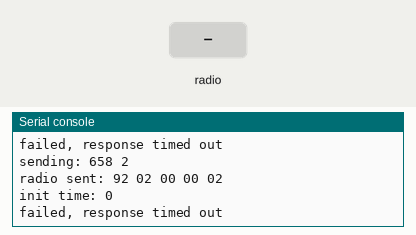
This program was run on a simulated Raspberry Pi Pico running MicroPython. Shown: the last lines printed to the serial console. Inputs (shaded band) come from the test bench. No radio messages arrive unless stated (any console line starting 'radio sent:' is added by the test bench). At 11.6 s the program stops and its outputs stay as they are.

Above: at 1.2 s.
1.3 s: radio message "1" arrives
At 1.82 s:
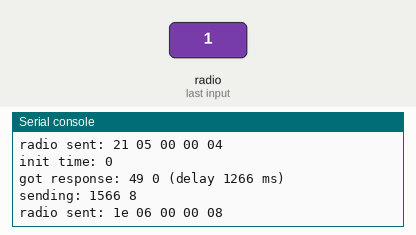
3.0 s: radio message "1" arrives
At 3.51 s:
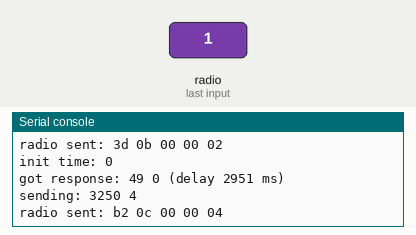
5.4 s: radio message "1" arrives
At 12.3 s:
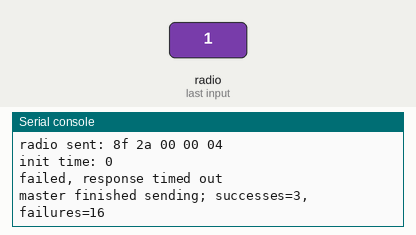
Timing chart, 0 to 13.1 s (numbered marks = the images above; inputs shaded):
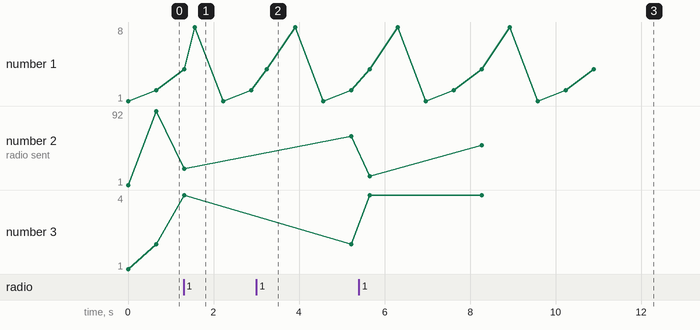

The program:

nrf24l01_master.py
```python
# Nrf24l01 主机
# 找到角落的 GND ，引脚如下
# GND | VCC3.3
# ————|
# CE    CSN
# SCK   MOSI
# MISO  IRQ

import usys
import ustruct as struct
import utime
from machine import Pin, SPI
from nrf24l01 import NRF24L01
from micropython import const

if usys.platform == "pyboard":
    cfg = {"spi": 2, "miso": "Y7", "mosi": "Y8", "sck": "Y6", "csn": "Y5", "ce": "Y4"}
elif usys.platform == "esp8266":  # Hardware SPI
    cfg = {"spi": 1, "miso": 12, "mosi": 13, "sck": 14, "csn": 4, "ce": 5}
elif usys.platform == "esp32":  # Software SPI
    cfg = {"spi": -1, "miso": 32, "mosi": 33, "sck": 25, "csn": 26, "ce": 27}
elif usys.platform == "rp2":  # PI PICO
    cfg = {"spi": 0, "miso": 4, "mosi": 7, "sck": 6, "csn": 14, "ce": 17}
    #cfg = {"spi": 0, "miso": 0, "mosi": 3, "sck": 2, "csn": 5, "ce": 6}
    #cfg = {"spi": 1, "miso": 12, "mosi": 11, "sck": 10, "csn": 13, "ce": 14}
else:
    raise ValueError("Unsupported platform {}".format(usys.platform))

# 地址是小头格式. 转化成大头。
# 0xf0f0f0f0e1, 0xf0f0f0f0d2
pipes = (b"\xe1\xf0\xf0\xf0\xf0", b"\xd2\xf0\xf0\xf0\xf0")


def master():
    csn = Pin(cfg["csn"], mode=Pin.OUT, value=1)
    ce = Pin(cfg["ce"], mode=Pin.OUT, value=0)
    if cfg["spi"] == -1:
        spi = SPI(-1, sck=Pin(cfg["sck"]), mosi=Pin(cfg["mosi"]), miso=Pin(cfg["miso"]))
        nrf = NRF24L01(spi, csn, ce, payload_size=8)
    else:
        nrf = NRF24L01(SPI(cfg["spi"]), csn, ce, payload_size=8)

    nrf.open_tx_pipe(pipes[0])
    nrf.open_rx_pipe(1, pipes[1])
    nrf.start_listening()

    num_needed = 16
    num_successes = 0
    num_failures = 0
    led_state = 0

    print("NRF24L01 master mode, sending %d packets..." % num_needed)

    while num_successes < num_needed and num_failures < num_needed:
        # stop listening and send packet
        nrf.stop_listening()
        millis = utime.ticks_ms()
        led_state = max(1, (led_state << 1) & 0x0F)
        print("sending:", millis, led_state)
        try:
            nrf.send(struct.pack("ii", millis, led_state))
        except OSError:
            pass

        # start listening again
        init_time = utime.ticks_ms()
        nrf.start_listening()


        # wait for response, with 250ms timeout
        start_time = utime.ticks_ms()
        timeout = False
        while not nrf.any() and not timeout:
            # if utime.ticks_diff(utime.ticks_ms(), start_time) > 250:
            if utime.ticks_diff(utime.ticks_ms(), start_time) > 400:
                timeout = True
        print(f'init time: {start_time - init_time}')
        if timeout:
            print("failed, response timed out")
            num_failures += 1

        else:
            # recv packet
            (got_millis,got_state) = struct.unpack("ii", nrf.recv())

            # print response and round-trip delay
            print(
                "got response:",
                got_millis,
                got_state,
                "(delay",
                utime.ticks_diff(utime.ticks_ms(), got_millis),
                "ms)",
            )
            num_successes += 1

        # delay then loop
        utime.sleep_ms(250)

    print("master finished sending; successes=%d, failures=%d" % (num_successes, num_failures))

master()
```

Measured:
- after the input at 1.3 s, the serial console: prints a new line at once (image 1)
- after the input at 3.0 s, the serial console: prints a new line at once (image 2)
- after the input at 5.4 s, the serial console: prints a new line at once (image 3)
- plotted number 2: 21 → 61 after the input at 3.0 s, 61 → 50 after the input at 5.4 s
